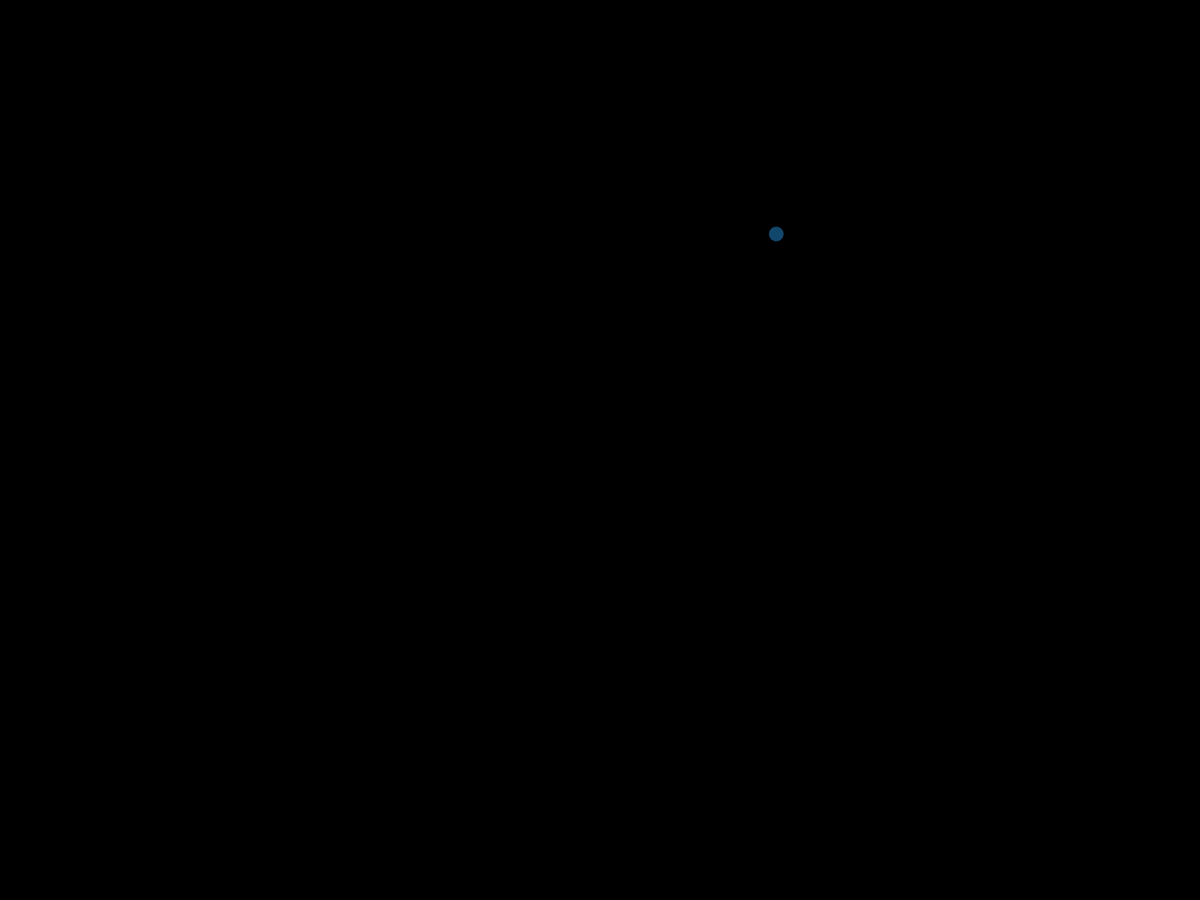
Frame 1 (no input)
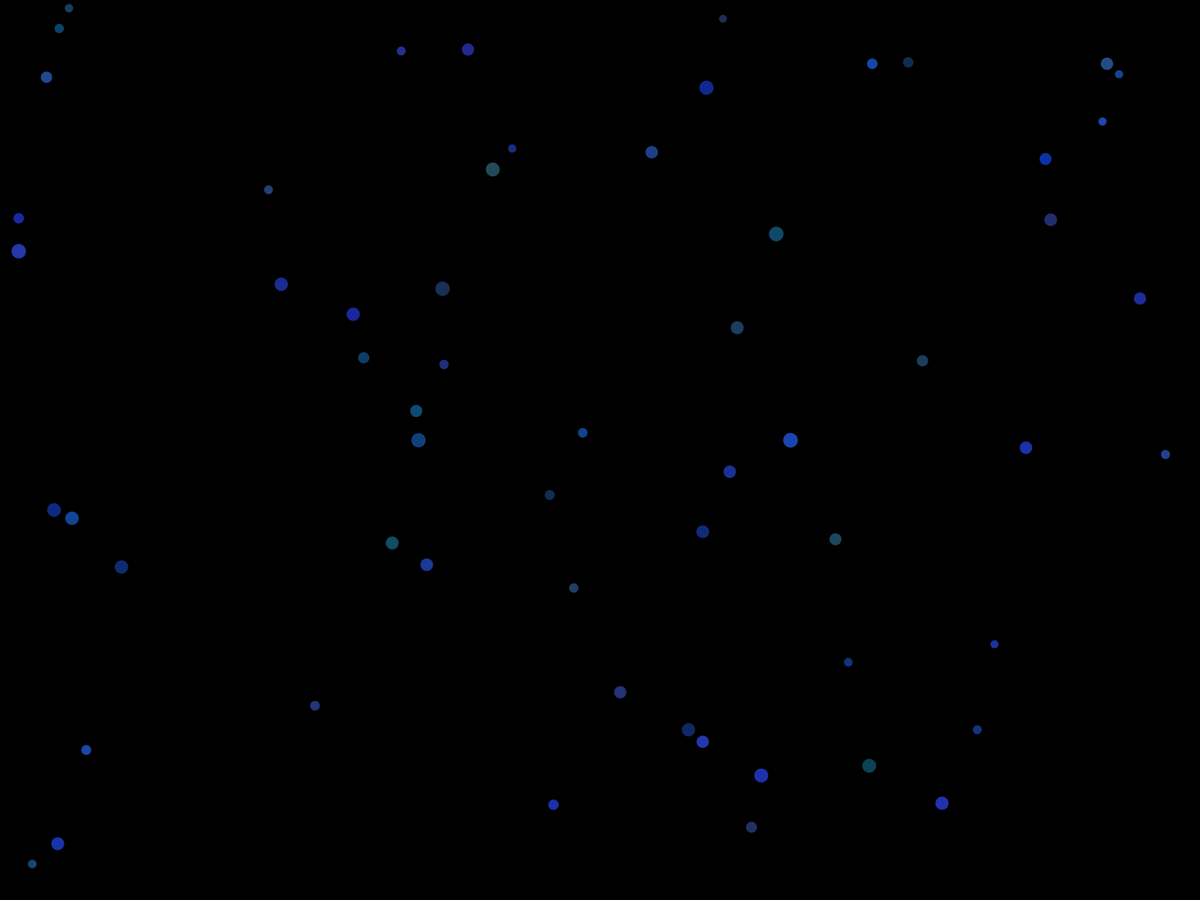
Frame 60 (the mouse pressed at the canvas centre just before this capture)
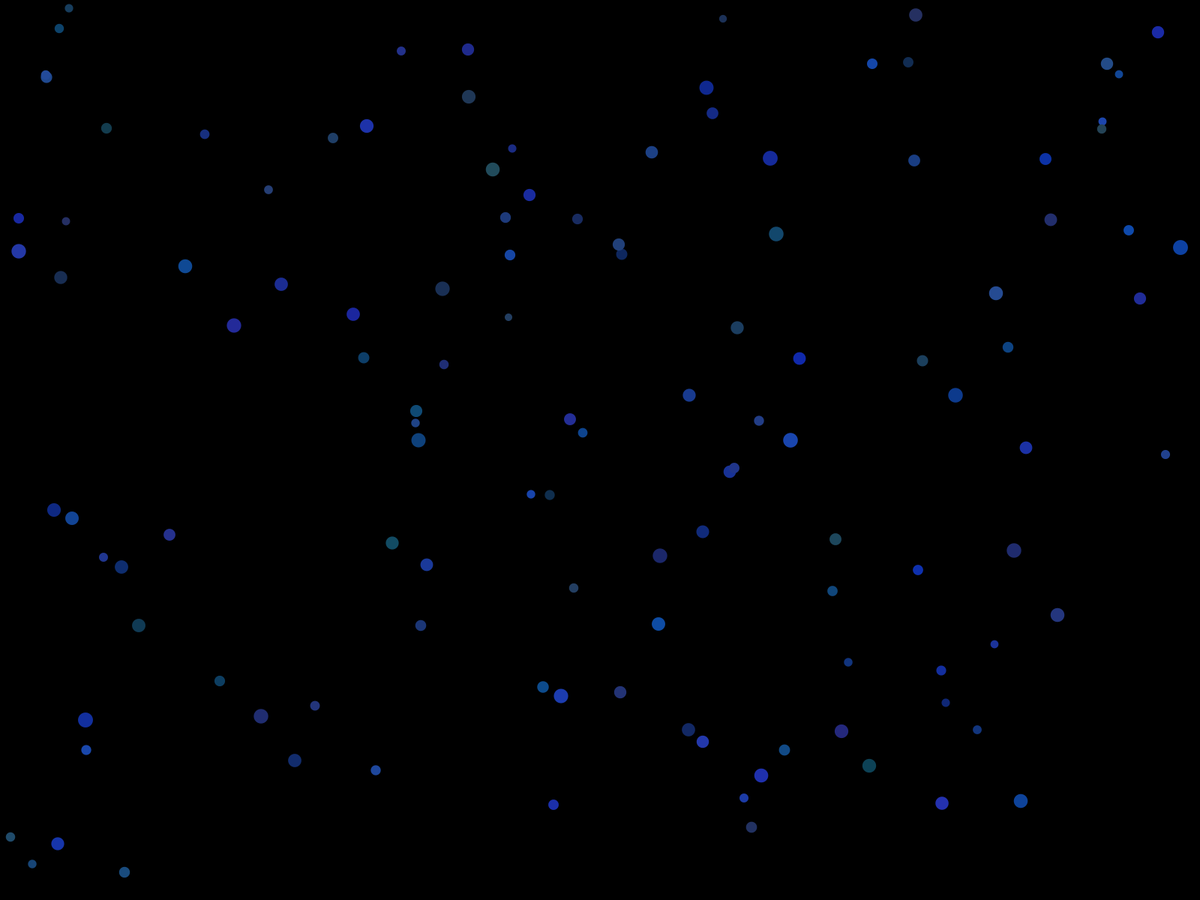
Frame 120 (the mouse held since frame 60 and released just before this capture)

The Processing sketch that drew these frames (run headless with seeded random() and noise(); from frame 60 on, the mouse is pressed at the canvas centre):

// Processing sketch: bluecircles
// ── bluecircles.pde
int colorR = 0;
int colorG = 0;
int colorB = 0;

void setup(){
  fullScreen();
  frameRate(30);
  colorMode(RGB,100,100,100,100);
  noStroke();
  background(colorR,colorG,colorB);
}

void draw(){
  fill(colorR,colorG,colorB,3);
  //rect(0,0,displayWidth,displayHeight);
  randomBlue();
}

void drawcircle(int x, int y,float radius){
  fill(random(5,15),random(15,30),random(30,70));
  ellipse(x,y,radius,radius);
}

void randomBlue(){
  drawcircle(round(random(0,displayWidth)),round(random(1,displayHeight)),random(10,20));
}
